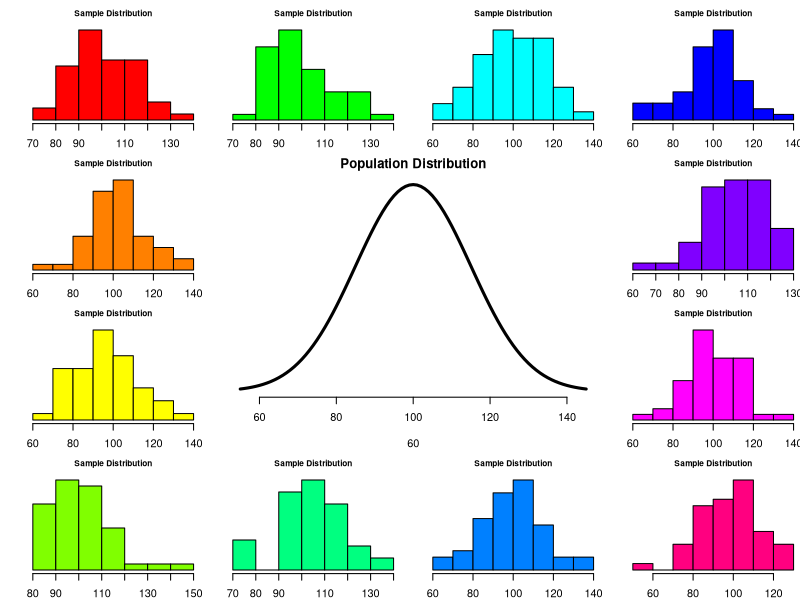
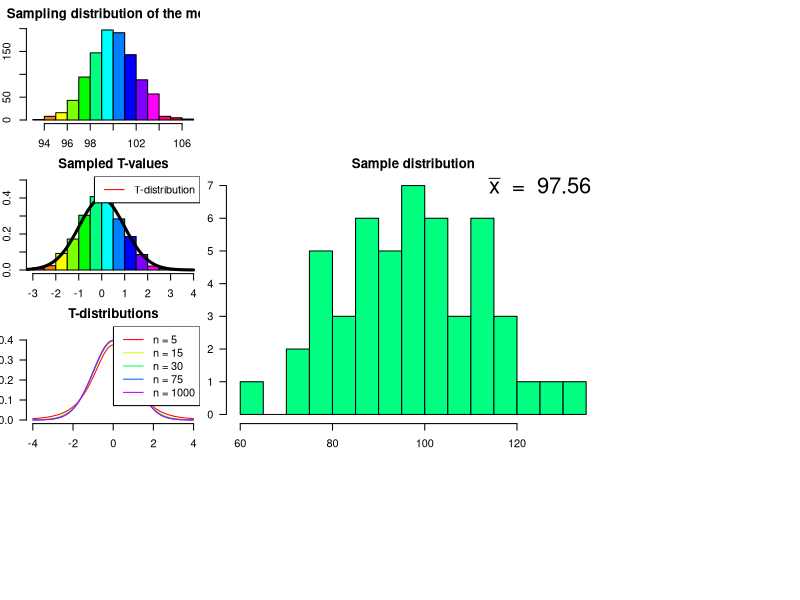
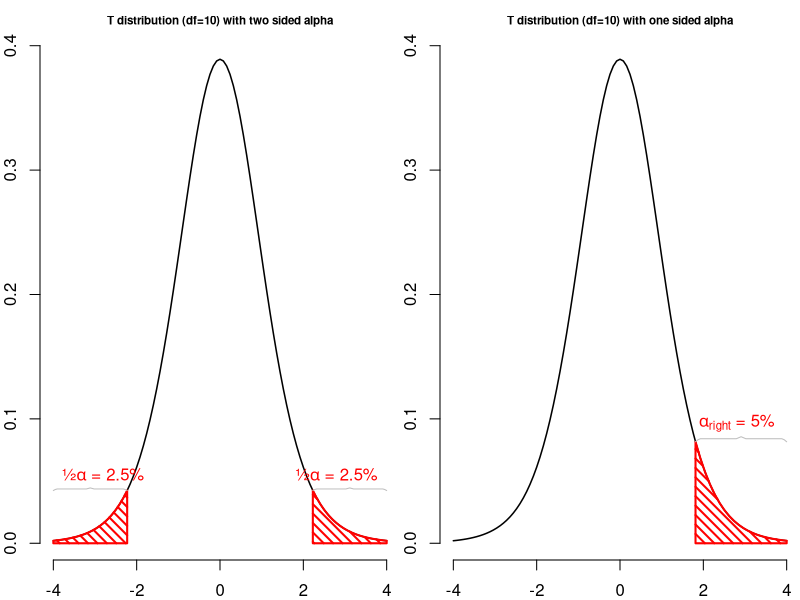
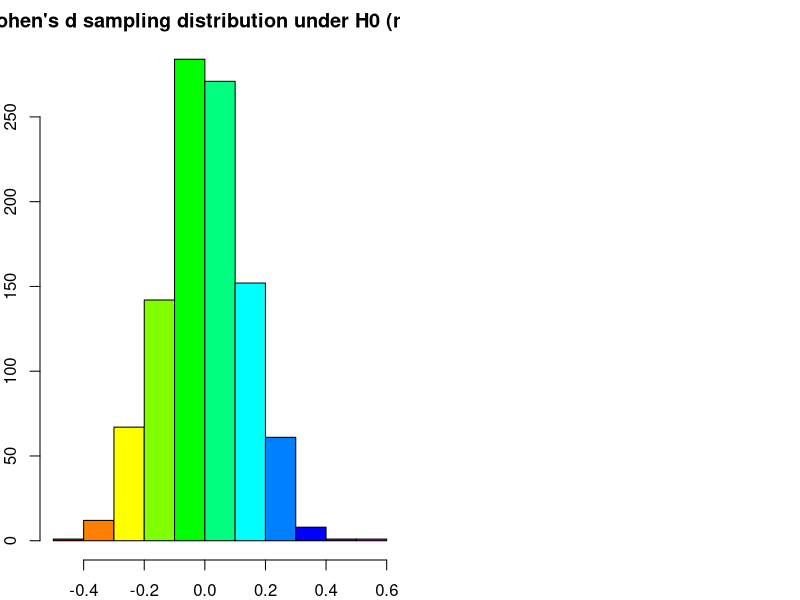

The R source for these figures, in order:
## ---- chunk 1
#| output-location: slide
#| code-line-numbers: "3-4|6-7|14"
set.seed(123)
layout(matrix(c(2:6,1,1,7:8,1,1,9:13), 4, 4))

n  <- 50    # Sample size
df <- n - 1 # Degrees of freedom

mu    <- 100
sigma <- 15

IQ <- seq(mu-45, mu+45, 1)

par(mar=c(4,2,2,0))  
plot(IQ, dnorm(IQ, mean = mu, sd = sigma), type='l', col="black", main = "Population Distribution", 
     lwd = 3, bty= "n", axes = FALSE, xlab = c(60, 140))
axis(1)

n.samples <- 12

for(i in 1:n.samples) {
  
  par(mar=c(2,2,2,0))  
  hist(rnorm(n, mu, sigma), main="Sample Distribution", xlab = c(60, 140),
       cex.axis=.5, col=rainbow(12)[i], cex.main = .75, las = 1, axes = FALSE)
axis(1)
  
}
## ---- chunk 2
x <- rnorm(n, mu, sigma); x
## ---- chunk 3
#| output-location: slide
hist(x, main = "Sample distribution", col = rainbow(12)[6], breaks = 15, las =1)
text(125, 7, bquote(bar(x) ~ " = " ~ .(round(mean(x),2))), cex = 2)
## ---- chunk 4
n.samples     <- 1000
mean.x.values <- vector()
se.x.values   <- vector()

for(i in 1:n.samples) {
  x <- rnorm(n, mu, sigma)
  mean.x.values[i] <- mean(x)
  se.x.values[i]   <- (sd(x) / sqrt(n))
}
## ---- chunk 5
head(cbind(mean.x.values, se.x.values))
## ---- chunk 6
#| output-location: slide

hist(mean.x.values, 
     col  = rainbow(12),
     main = "Sampling distribution of the mean", 
     xlab = "1,000 sample means")
## ---- chunk 7
tStat <- (mean(x) - mu) / (sd(x) / sqrt(n))
tStat
## ---- chunk 8
t.values <- (mean.x.values - mu) / se.x.values

tail(cbind(mean.x.values, mu, se.x.values, t.values))
## ---- chunk 9
#| output-location: slide

hist(t.values, 
     freq = FALSE, 
     main = "Sampled T-values", 
     xlab = "T-values",
     col  = rainbow(12),
     ylim = c(0, .5))
myTs = seq(-4, 4, .01)
lines(myTs, dt(myTs,df), lwd = 3, col = "black")
legend("topright", lty = 1, col="red", legend = "T-distribution")
## ---- chunk 10
multiple.n  <- c(5, 15, 30, 75, 1000)
multiple.df <- multiple.n - 1
col         <- rainbow(length(multiple.df))

plot(myTs,  dt(myTs, multiple.df[1]), type = "l", 
     xlim = c(-4,4), ylim = c(0,.45), 
     xlab = "T", ylab="density", las = 1, bty = "n",
     col = col[1], main="T-distributions" )

for(i in 2:length(multiple.df)) { 
  lines(myTs, dt(myTs, multiple.df[i]), type="l", col=col[i], lwd = 1)
  } 
legend("topright", legend = paste("n =",multiple.n), lty=1, col = col)
## ---- chunk 11
layout(matrix(1:2, 1, 2))


plot(function(x) dt(x, df = 10), -4, 4,
     main="T distribution (df=10) with two sided alpha",
     cex.main = .7,
     xlab="T-value",
     ylab="",
     bty="n",
     lwd=1.5)
     
tStat <- 2

pVal <- pt(1,10)

alpha_r = 1 - pVal


# add p-value
#pol_left = seq(-4,-t,length=20)
#polygon(c(pol_left,rev(pol_left)),  c(rep(0,20), dt( rev(pol_left),  df = 10)), col="red", angle=45, density=15, lwd=2)
#pol_right = seq(4,t,length=20)
#polygon(c(pol_right,rev(pol_right)),c(rep(0,20), dt( rev(pol_right), df = 10)), col="red", angle=45, density=15, lwd=2)

# add alpha

tp95  = qt(.95,10)
tp975 = qt(.975,10)
tp25  = qt(.025,10)

pol_left = seq(-4,tp25,length=20)
polygon(c(pol_left,rev(pol_left)),  c(rep(0,20), dt( rev(pol_left),  df = 10)), col="red", angle=-45, density=15, lwd=2)

pol_left = seq(tp975,4,length=20)
polygon(c(pol_left,rev(pol_left)),  c(rep(0,20), dt( rev(pol_left),  df = 10)), col="red", angle=-45, density=15, lwd=2)

# label alpha
text(-2.8,dt(tp25 , df = 10),expression(paste("½",alpha       ," = 2.5%",sep="")),pos=3, col='red')
text( 2.8,dt(tp975, df = 10),expression(paste("½",alpha       ," = 2.5%",sep="")),pos=3, col='red')

xbracket = seq(-4,tp25,length=39)
ybracket = dt(tp25 , df = 10)*c(c(1,1.02),rep(1.03,16),c(1.04,1.05,1.04),rep(1.03,16),c(1.02,1))
lines(xbracket,ybracket,col="gray")

xbracket = seq(tp975, 4,length=39)
ybracket = dt(tp975 , df = 10)*c(c(1,1.02),rep(1.03,16),c(1.04,1.05,1.04),rep(1.03,16),c(1.02,1))
lines(xbracket,ybracket,col="gray")

#text(-4.2,.38,expression(paste("2 sided: P = ",P[left] + P[right]," = 7.34%")),pos=4)

plot(function(x) dt(x, df = 10), -4, 4,
     main="T distribution (df=10) with one sided alpha",
     cex.main = .7,
     xlab="T-value",
     ylab="",
     bty="n", 
     lwd=1.5)

pol_left = seq(tp95,4,length=20)
polygon(c(pol_left,rev(pol_left)),  c(rep(0,20), dt( rev(pol_left),  df = 10)), col="red", angle=-45, density=15, lwd=2)

# label alpha
text( 2.8,dt(tp95 , df = 10),expression(paste(    alpha[right]," = 5%"  ,sep="")),pos=3, col='red')

# add p-value
#pol_left = seq(-4,-t,length=20)
#polygon(c(pol_left,rev(pol_left)),  c(rep(0,20), dt( rev(pol_left),  df = 10)), col="red", angle=45, density=15, lwd=2)
#pol_right = seq(4,t,length=20)
#polygon(c(pol_right,rev(pol_right)),c(rep(0,20), dt( rev(pol_right), df = 10)), col="red", angle=45, density=15, lwd=2)

#text((-4+tp25)/2,dt(tp25  , df = 10),"{",srt=-90,col="grey")
#text( (4+tp975)/2,dt(tp975, df = 10),"{",srt=-90,col="grey")
#text( (4+tp95)/2,dt(tp95  , df = 10),"{",srt=-90,col="grey")

# label p-values
#text(-t,.01,expression(P[left] ),pos=2,col="red")
#text( t,.01,expression(P[right]),pos=4,col="red")

#text(-t-.1,dt(-t, df = 10)+.003,"T")
#text( t+.1,dt( t, df = 10)+.003,"T")


# text(-4.2,.38 ,"1 sided: P/2 = 3.67%",pos=4)

## 1%   T = 1.81246
## .95% T = 2.228

#polygon(c(0,1,1,0),c(0,0,.3,.3))

pol_left = seq(-4,-tStat,length=20)

xbracket = seq(tp95,4,length=39)
ybracket = dt(tp95 , df = 10)*c(c(1,1.02),rep(1.03,16),c(1.04,1.05,1.04),rep(1.03,16),c(1.02,1))
lines(xbracket,ybracket,col="gray")
## ---- chunk 12
cohenD <- tStat / sqrt(n)

cohenD
## ---- chunk 13
r <- sqrt(tStat^2 / (tStat^2 + df))

r
## ---- chunk 14
r <- sqrt(t.values^2/(t.values^2 + df))

tail(cbind(mean.x.values, mu, se.x.values, t.values, r))
## ---- chunk 15
hist(t.values / sqrt(n), 
     col = rainbow(12),
     main = "Cohen's d sampling distribution under H0 (n = 50)", xlab = "Cohen's d"
     )
